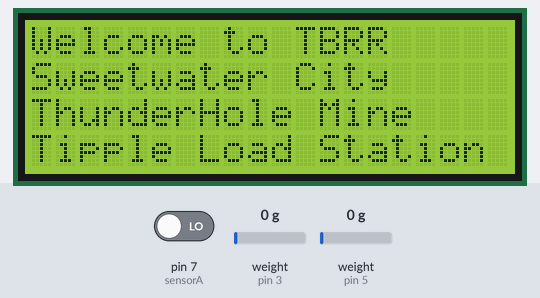
Recording of a sketch running on a simulated Arduino Uno, built with avr-gcc and run on an emulated ATmega328P. Parts: 20×4 character LCD. The inputs (shaded band) are chosen by the test bench; at power-on: pin 7 (sensorA) LOW, weight on the scale (sensors on pin 3, pin 5) 0 g.

Above: at 4.2 s.
At 10.3 s:
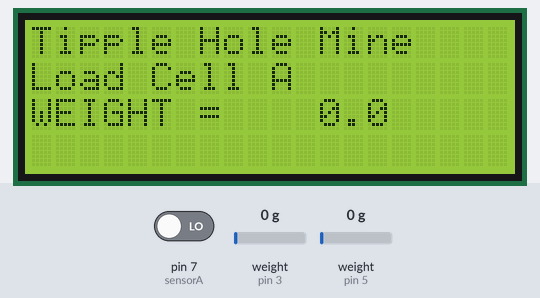
10.4 s: pin 7 (sensorA) driven HIGH
At 27.3 s:
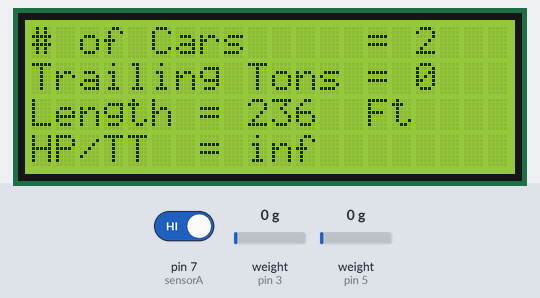
27.8 s: weight on the scale (sensor on pin 3) set to 100 g
At 50.0 s:
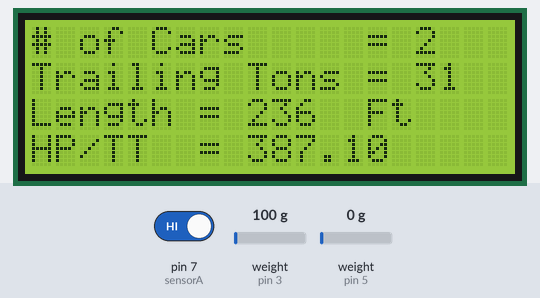
Timing chart, 0 to 51.5 s (numbered marks = the images above; inputs shaded):
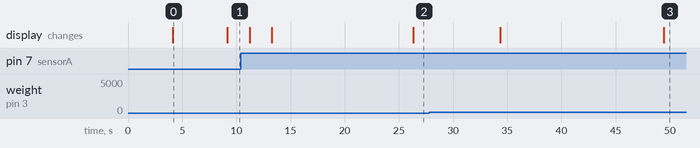

Measured:
- after the input at 10.4 s, the display: first differs from a run without the input after 15.9 s (image 2)
- after the input at 27.8 s, the display: first differs from a run without the input after 21.6 s (image 3)
- what the display in image 0 shows lasts 5.1 s, from 4.1 s to 9.2 s

The sketch:

loadcell.ino
```cpp
/* TBRR Railroad - Thunder Hole Mine Tipple loading Car Weighing System
 *
 *  I2C LCD 20x4 Display for Sign on TBRR
  Took library and samples coding from:
  https://www.youtube.com/watch?v=xVC0X_PE_XE&list=LLUtoezERLgkGYxIu25yF9TQ&index=8
  Library Source:
  https://bitbucket.org/fmalpartida/new-liquidcrystal/wiki/Home#!downloading-and-installation
  I2C Device Scanner:  I2C_Scanner.ino
  http://playground.arduino.cc/Main/I2cScanner
  Added Load Beams to measure car weight after Tipple
  DW Bolt 1-10-2018
*/
#include <elapsedMillis.h>
elapsedMillis timeElapsed; //declare global if you don't want it reset every time loop runs

#include <Wire.h>
#include <LiquidCrystal_I2C.h>     //  Library for I2C LCD Display  (Analog A4 A5 I2C)

LiquidCrystal_I2C lcd(0x3F, 2, 1, 0, 4, 5, 6, 7, 3, POSITIVE);  //  The Display I2C address 0x3F found by scanner

#include "Arduino.h"
#include "HX711.h"        //  Library to use HX711 strain gage converter


#define DOUT1  3        //  Load Cell A pin connections
#define CLK1  2

#define DOUT2  5        //  Load Cell B pin connections
#define CLK2  4

#define sensorA 7       //  IR sensor pin input connection

// Create our LoadCell object
HX711 scale1(DOUT1, CLK1);
HX711 scale2(DOUT2, CLK2);

float seed_1 = -380;    //  Calibration for Load Cell A
float seed_2 = -363;    //  Calibration for Load Cell B

float weight_1 = 0.0;             //  weight of car from scale A
float weight_2 = 0.0;             //  weight of car from scale B
float car_weight[20];             //  sets up array for all car weights
float total_car_weight;           //  variable for total car weight - sum of both load cells
float tonnage = 0.315261;         //  conversion variable from grams to tons (453.59237 - 143 tons)

unsigned int carnum = 0;          //  car number files
unsigned int totalweight = 0;     //  total train weight
unsigned int lightweight = 32;    //  lightweight of coal car in tons
int numloco = 3;                  //  number of locomotives
float locolength = 78.75;         //  length of loco in feet
float locohp = 12000.;            //  total loco horsepower

boolean report = true;            //  boolean variable for knowing when to print individual car report

int total_car_numbers = 0;        //  variable to keep track of total number of loaded cras


// --------------------------------------------------------------------------------------
// SET UP  SET UP   SET UP   SET UP   SET UP   SET UP   SET UP   SET UP   SET UP
// --------------------------------------------------------------------------------------

void setup() {

  pinMode(sensorA, INPUT);   //  Define IR module input - LOW is ON, HIGH is OFF

  lcd.begin(20, 4);      //  Start lcd library

  scale1.set_gain(128);               //  this established channel A load cell
  scale1.set_scale();
  scale1.tare();  //Reset the scale to 0

  weight_1 = scale1.get_units(10);
  //Adjust to this calibration factor
  scale1.set_scale(seed_1);

  scale2.set_gain(128);               //  this established channel B load cell
  scale2.set_scale();
  scale2.tare();  //Reset the scale to 0

  weight_2 = scale2.get_units(10);
  //Adjust to this calibration factor
  scale2.set_scale(seed_2);

// ------------------------------
//     Display Welcome Screen
// ------------------------------

  lcd.clear();
  lcd.setCursor(0, 0);     //  Set cursor to Start position on top row
  lcd.print("Welcome to TBRR");
  lcd.setCursor(0, 1);     //  Set cursor to second row first position
  lcd.print("Sweetwater City");
  lcd.setCursor(0, 2);     //  Set cursor to Start position on top row
  lcd.print("ThunderHole Mine");
  lcd.setCursor(0, 3);     //  Set cursor to second row first position
  lcd.print("Tipple Load Station");

  delay(5000);
}

// --------------------------------------------------------------------------------------
// LOOP    LOOP    LOOP    LOOP    LOOP    LOOP    LOOP    LOOP    LOOP    LOOP     LOOP
// --------------------------------------------------------------------------------------

void loop() {

  timeElapsed = 0;      //  set timer to zero for time weighing car

  while (digitalRead(sensorA) == HIGH)   // sensor imput indicates no car present - car is on scale track
  {
    report = true;                       // set up report indicator for the car weight

    //  capture Load Cell A reading
    weight_1 = scale1.get_units(10);     // take 10 measurements and get average
    scale1.set_scale(seed_1);            // Adjust to this calibration factor

    //  capture Load Cell B reading
    weight_2 = scale2.get_units(10);     // take 10 measurements and get average
    scale2.set_scale(seed_2);            //Adjust to this calibration factor

    car_weight[carnum] = weight_1 + weight_2;   //  place total car weight into cae_weight array
    total_car_weight = weight_1 + weight_2;     //  use variable for total car weight

    if (timeElapsed >= 10000)   //  check for no more cars
    {
      report = false;                    //  set report indicator to false so car report section does not run
      total_car_numbers = carnum + 1;    // Calculate total number of cars loaded
      break;    //  Exit from While loop for weighing cars
    }

  }  //  END READING CAR WEIGHT

  //    SEND INDIVIDUAL CAR REPORT TO LCD SCREEN

  if (report == true)          //  Report indicator will be true if car just weighed
  {
    char result_1[8]; // Buffer big enough for 7-character float
    dtostrf(weight_1, 6, 1, result_1); // Leave room for too large numbers!   //  converts decimal to string

    lcd.clear();
    lcd.setCursor(0, 0);     //  Set cursor to Start position on top row
    lcd.print("Tipple Hole Mine");
    lcd.setCursor(0, 1);     //  Set cursor to Start position on third row
    lcd.print("Load Cell A");
    lcd.setCursor(0, 2);     //  Set cursor to second row first position
    lcd.print("WEIGHT = ");
    lcd.setCursor(9, 2);     //  Set cursor to second row 10 position position
    lcd.print(result_1);
    delay(2000);

    char result_2[8]; // Buffer big enough for 7-character float
    dtostrf(weight_2, 6, 1, result_2); // Leave room for too large numbers!   //  converts decimal to string

    lcd.clear();
    lcd.setCursor(0, 0);     //  Set cursor to Start position on top row
    lcd.print("Tipple Hole Mine");
    lcd.setCursor(0, 1);     //  Set cursor to Start position on third row
    lcd.print("Load Cell B");
    lcd.setCursor(0, 2);     //  Set cursor to second row first position
    lcd.print("WEIGHT = ");
    lcd.setCursor(9, 2);     //  Set cursor to second row 10 position position
    lcd.print(result_2);
    delay(2000);

    char result_3[8]; // Buffer big enough for 7-character float
    dtostrf(total_car_weight, 6, 1, result_3); // Leave room for too large numbers!   //  converts decimal to string

    lcd.clear();
    lcd.setCursor(0, 0);     //  Set cursor to Start position on top row
    lcd.print("Car Number: ");
    lcd.setCursor(13, 0);
    lcd.print(carnum + 1);
    lcd.setCursor(0, 1);     //  Set cursor to second row first position
    lcd.print("WEIGHT = ");
    lcd.setCursor(9, 1);     //  Set cursor to second row 10 position position
    lcd.print(result_3);
    lcd.setCursor(13, 1);     //  Set cursor to second row 10 position position
    lcd.print("Grams");
    delay(3000);

    carnum = carnum + 1;   // increment car number for next car loading measurement

    report = false;        //  set report indicator false, so no more reports for this car

  }   //  END OF REPORT


  // -----------------------------------
  // Print Final report for loaded Train
  // -----------------------------------

  if (timeElapsed >= 10000)  //  if time elapsed > 10 seconds, there are no more cars to weigh
  {

    for (int carnext = 0; carnext <= total_car_numbers - 1; carnext++)  // run loop to get total train weight of loaded cars
    {
      totalweight = car_weight[carnext] + totalweight;
    }

    unsigned int trainweight = totalweight * tonnage;  // calculation to convert grams to tons
    unsigned int coal_tonnage;
    coal_tonnage = trainweight - (total_car_numbers * 32);
    int trainlength = ((carnum - 1) * 51.4) + (numloco * locolength);
    float hptt = locohp / trainweight;

    lcd.clear();
    lcd.setCursor(0, 0);     //  Set cursor to Start position on top row
    lcd.print("# of Cars     = ");
    lcd.setCursor(16, 0);    //  Set cursor to first row 14 position
    lcd.print(total_car_numbers);
    lcd.setCursor(0, 1);     //  Set cursor to second row first position
    lcd.print("Trailing Tons = ");
    lcd.setCursor(16, 1);    //  Set cursor to second row 12 position
    lcd.print(trainweight);
    lcd.setCursor(0, 2);     //  Set cursor to Start position on top row
    lcd.print("Length = ");
    lcd.setCursor(9, 2);     //  Set cursor to first row 9 position
    lcd.print(trainlength);
    lcd.setCursor(14, 2);   //  Set cursor to first row 14 position
    lcd.print("Ft");
    lcd.setCursor(0, 3);     //  Set cursor to second row first position
    lcd.print("HP/TT  = ");
    lcd.setCursor(9, 3);    //  Set cursor to second row 9 position
    lcd.print(hptt);
    delay(8000);

    lcd.clear();
    lcd.setCursor(0, 0);     //  Set cursor to Start position on top row
    lcd.print("CUSTOMER REPORT");
    lcd.setCursor(0, 1);     //  Set cursor to second row first position
    lcd.print("Coal Tons = ");
    lcd.setCursor(12, 1);    //  Set cursor to second row 12 position
    lcd.print(coal_tonnage);
    delay(5000);

  }

}
```
